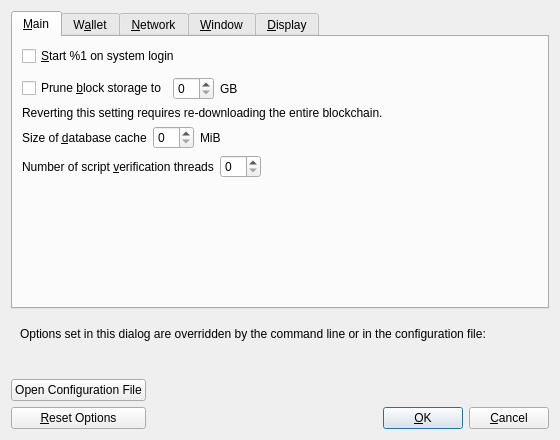
<?xml version="1.0" encoding="UTF-8"?>
<ui version="4.0">
 <class>OptionsDialog</class>
 <widget class="QDialog" name="OptionsDialog">
  <property name="geometry">
   <rect>
    <x>0</x>
    <y>0</y>
    <width>560</width>
    <height>440</height>
   </rect>
  </property>
  <property name="windowTitle">
   <string>Options</string>
  </property>
  <property name="modal">
   <bool>true</bool>
  </property>
  <layout class="QVBoxLayout" name="verticalLayout">
   <item>
    <widget class="QTabWidget" name="tabWidget">
     <property name="currentIndex">
      <number>0</number>
     </property>
     <widget class="QWidget" name="tabMain">
      <attribute name="title">
       <string>&amp;Main</string>
      </attribute>
      <layout class="QVBoxLayout" name="verticalLayout_Main">
       <item>
        <widget class="QCheckBox" name="bitcoinAtStartup">
         <property name="toolTip">
          <string>Automatically start %1 after logging in to the system.</string>
         </property>
         <property name="text">
          <string>&amp;Start %1 on system login</string>
         </property>
        </widget>
       </item>
       <item>
        <spacer name="horizontalSpacer_0_Main">
         <property name="orientation">
          <enum>Qt::Horizontal</enum>
         </property>
         <property name="sizeHint" stdset="0">
          <size>
           <width>40</width>
           <height>5</height>
          </size>
         </property>
        </spacer>
       </item>
       <item>
       <layout class="QHBoxLayout" name="horizontalLayout_Main_Prune">
        <item>
         <widget class="QCheckBox" name="prune">
          <property name="toolTip">
           <string>Disables some advanced features but all blocks will still be fully validated. Reverting this setting requires re-downloading the entire blockchain. Actual disk usage may be somewhat higher.</string>
          </property>
          <property name="text">
           <string>Prune &amp;block storage to</string>
          </property>
         </widget>
        </item>
        <item>
         <widget class="QSpinBox" name="pruneSize"/>
        </item>
         <item>
          <widget class="QLabel" name="pruneSizeUnitLabel">
           <property name="text">
            <string>GB</string>
           </property>
           <property name="textFormat">
            <enum>Qt::PlainText</enum>
           </property>
          </widget>
         </item>
         <item>
          <spacer name="horizontalSpacer_Main_Prune">
           <property name="orientation">
            <enum>Qt::Horizontal</enum>
           </property>
           <property name="sizeHint" stdset="0">
            <size>
             <width>40</width>
             <height>20</height>
            </size>
           </property>
          </spacer>
         </item>
        </layout>
       </item>
       <item>
        <widget class="QLabel" name="pruneWarning">
         <property name="text">
          <string>Reverting this setting requires re-downloading the entire blockchain.</string>
         </property>
         <property name="textFormat">
          <enum>Qt::PlainText</enum>
         </property>
        </widget>
       </item>
       <item>
        <layout class="QHBoxLayout" name="horizontalLayout_2_Main">
         <item>
          <widget class="QLabel" name="databaseCacheLabel">
           <property name="text">
            <string>Size of &amp;database cache</string>
           </property>
           <property name="textFormat">
            <enum>Qt::PlainText</enum>
           </property>
           <property name="buddy">
            <cstring>databaseCache</cstring>
           </property>
          </widget>
         </item>
         <item>
          <widget class="QSpinBox" name="databaseCache"/>
         </item>
         <item>
          <widget class="QLabel" name="databaseCacheUnitLabel">
           <property name="text">
            <string>MiB</string>
           </property>
           <property name="textFormat">
            <enum>Qt::PlainText</enum>
           </property>
          </widget>
         </item>
         <item>
          <spacer name="horizontalSpacer_2_Main">
           <property name="orientation">
            <enum>Qt::Horizontal</enum>
           </property>
           <property name="sizeHint" stdset="0">
            <size>
             <width>40</width>
             <height>20</height>
            </size>
           </property>
          </spacer>
         </item>
        </layout>
       </item>
       <item>
        <layout class="QHBoxLayout" name="horizontalLayout_Main_VerifyLabel">
         <item>
          <widget class="QLabel" name="threadsScriptVerifLabel">
           <property name="text">
            <string>Number of script &amp;verification threads</string>
           </property>
           <property name="textFormat">
            <enum>Qt::PlainText</enum>
           </property>
           <property name="buddy">
            <cstring>threadsScriptVerif</cstring>
           </property>
          </widget>
         </item>
         <item>
          <widget class="QSpinBox" name="threadsScriptVerif">
           <property name="toolTip">
            <string>(0 = auto, &lt;0 = leave that many cores free)</string>
           </property>
          </widget>
         </item>
         <item>
          <spacer name="horizontalSpacer_Main_Threads">
           <property name="orientation">
            <enum>Qt::Horizontal</enum>
           </property>
           <property name="sizeHint" stdset="0">
            <size>
             <width>40</width>
             <height>20</height>
            </size>
           </property>
          </spacer>
         </item>
        </layout>
       </item>
       <item>
        <spacer name="verticalSpacer_Main">
         <property name="orientation">
          <enum>Qt::Vertical</enum>
         </property>
         <property name="sizeHint" stdset="0">
          <size>
           <width>20</width>
           <height>40</height>
          </size>
         </property>
        </spacer>
       </item>
      </layout>
     </widget>
     <widget class="QWidget" name="tabWallet">
      <attribute name="title">
       <string>W&amp;allet</string>
      </attribute>
      <layout class="QVBoxLayout" name="verticalLayout_Wallet">
       <item>
        <widget class="QGroupBox" name="groupBox">
         <property name="title">
          <string>Expert</string>
         </property>
         <layout class="QVBoxLayout" name="verticalLayout_2">
          <item>
           <widget class="QCheckBox" name="coinControlFeatures">
            <property name="toolTip">
             <string>Whether to show coin control features or not.</string>
            </property>
            <property name="text">
             <string>Enable coin &amp;control features</string>
            </property>
           </widget>
          </item>
          <item>
           <widget class="QCheckBox" name="showAdvancedPSUI">
            <property name="toolTip">
             <string>Show additional information and buttons for PrivateSend on overview screen.</string>
            </property>
            <property name="text">
             <string>Enable advanced PrivateSend interface</string>
            </property>
           </widget>
          </item>
          <item>
           <widget class="QCheckBox" name="showPrivateSendPopups">
            <property name="toolTip">
             <string>Show system popups for PrivateSend mixing transactions&lt;br/&gt;just like for all other transaction types.</string>
            </property>
            <property name="text">
             <string>Show popups for PrivateSend transactions</string>
            </property>
           </widget>
          </item>
          <item>
           <widget class="QCheckBox" name="lowKeysWarning">
            <property name="toolTip">
             <string>Show warning dialog when PrivateSend detects that wallet has very low number of keys left.</string>
            </property>
            <property name="text">
             <string>Warn if PrivateSend is running out of keys</string>
            </property>
           </widget>
          </item>
          <item>
           <widget class="QCheckBox" name="privateSendMultiSession">
            <property name="toolTip">
             <string>Whether to use experimental PrivateSend mode with multiple mixing sessions per block.&lt;br/&gt;Note: You must use this feature carefully.&lt;br/&gt;Make sure you always have recent wallet (auto)backup in a safe place!</string>
            </property>
            <property name="text">
             <string>Enable PrivateSend &amp;multi-session</string>
            </property>
           </widget>
          </item>
          <item>
           <widget class="QCheckBox" name="spendZeroConfChange">
            <property name="toolTip">
             <string>If you disable the spending of unconfirmed change, the change from a transaction cannot be used until that transaction has at least one confirmation. This also affects how your balance is computed.</string>
            </property>
            <property name="text">
             <string>&amp;Spend unconfirmed change</string>
            </property>
           </widget>
          </item>
         </layout>
        </widget>
       </item>
       <item>
        <layout class="QHBoxLayout" name="horizontalLayout_4_Wallet">
         <item>
          <widget class="QLabel" name="label">
           <property name="toolTip">
            <string>This setting determines the amount of individual masternodes that an input will be mixed through.&lt;br/&gt;More rounds of mixing gives a higher degree of privacy, but also costs more in fees.</string>
           </property>
           <property name="text">
            <string>PrivateSend rounds to use</string>
           </property>
          </widget>
         </item>
         <item>
          <widget class="QSpinBox" name="privateSendRounds">
           <property name="minimum">
            <number>2</number>
           </property>
           <property name="maximum">
            <number>16</number>
           </property>
           <property name="value">
            <number>4</number>
           </property>
          </widget>
         </item>
        </layout>
       </item>
       <item>
        <layout class="QHBoxLayout" name="horizontalLayout">
         <item>
          <widget class="QLabel" name="label_2">
           <property name="toolTip">
            <string>This amount acts as a threshold to turn off PrivateSend once it's reached.</string>
           </property>
           <property name="statusTip">
            <string notr="true"/>
           </property>
           <property name="whatsThis">
            <string notr="true"/>
           </property>
           <property name="accessibleName">
            <string notr="true"/>
           </property>
           <property name="accessibleDescription">
            <string notr="true"/>
           </property>
           <property name="text">
            <string>Target PrivateSend balance</string>
           </property>
          </widget>
         </item>
         <item>
          <widget class="QSpinBox" name="privateSendAmount">
           <property name="minimum">
            <number>2</number>
           </property>
           <property name="maximum">
            <number>2000</number>
           </property>
           <property name="singleStep">
            <number>10</number>
           </property>
           <property name="value">
            <number>1000</number>
           </property>
          </widget>
         </item>
        </layout>
       </item>
       <item>
        <spacer name="verticalSpacer_Wallet">
         <property name="orientation">
          <enum>Qt::Vertical</enum>
         </property>
         <property name="sizeHint" stdset="0">
          <size>
           <width>20</width>
           <height>40</height>
          </size>
         </property>
        </spacer>
       </item>
      </layout>
     </widget>
     <widget class="QWidget" name="tabNetwork">
      <attribute name="title">
       <string>&amp;Network</string>
      </attribute>
      <layout class="QVBoxLayout" name="verticalLayout_Network">
       <item>
        <widget class="QCheckBox" name="mapPortUpnp">
         <property name="toolTip">
          <string>Automatically open the Bitcoin client port on the router. This only works when your router supports UPnP and it is enabled.</string>
         </property>
         <property name="text">
          <string>Map port using &amp;UPnP</string>
         </property>
        </widget>
       </item>
       <item>
        <widget class="QCheckBox" name="allowIncoming">
         <property name="toolTip">
          <string>Accept connections from outside.</string>
         </property>
         <property name="text">
          <string>Allow incomin&amp;g connections</string>
         </property>
        </widget>
       </item>
       <item>
        <widget class="QCheckBox" name="connectSocks">
         <property name="toolTip">
          <string>Connect to the Zentoshi network through a SOCKS5 proxy.</string>
         </property>
         <property name="text">
          <string>&amp;Connect through SOCKS5 proxy (default proxy):</string>
         </property>
        </widget>
       </item>
       <item>
        <layout class="QHBoxLayout" name="horizontalLayout_1_Network">
         <item>
          <widget class="QLabel" name="proxyIpLabel">
           <property name="text">
            <string>Proxy &amp;IP:</string>
           </property>
           <property name="textFormat">
            <enum>Qt::PlainText</enum>
           </property>
           <property name="buddy">
            <cstring>proxyIp</cstring>
           </property>
          </widget>
         </item>
         <item>
          <widget class="QValidatedLineEdit" name="proxyIp">
           <property name="minimumSize">
            <size>
             <width>140</width>
             <height>0</height>
            </size>
           </property>
           <property name="maximumSize">
            <size>
             <width>140</width>
             <height>16777215</height>
            </size>
           </property>
           <property name="toolTip">
            <string>IP address of the proxy (e.g. IPv4: 127.0.0.1 / IPv6: ::1)</string>
           </property>
          </widget>
         </item>
         <item>
          <widget class="QLabel" name="proxyPortLabel">
           <property name="text">
            <string>&amp;Port:</string>
           </property>
           <property name="textFormat">
            <enum>Qt::PlainText</enum>
           </property>
           <property name="buddy">
            <cstring>proxyPort</cstring>
           </property>
          </widget>
         </item>
         <item>
          <widget class="QLineEdit" name="proxyPort">
           <property name="minimumSize">
            <size>
             <width>55</width>
             <height>0</height>
            </size>
           </property>
           <property name="maximumSize">
            <size>
             <width>55</width>
             <height>16777215</height>
            </size>
           </property>
           <property name="toolTip">
            <string>Port of the proxy (e.g. 9050)</string>
           </property>
          </widget>
         </item>
         <item>
          <spacer name="horizontalSpacer_1_Network">
           <property name="orientation">
            <enum>Qt::Horizontal</enum>
           </property>
           <property name="sizeHint" stdset="0">
            <size>
             <width>40</width>
             <height>20</height>
            </size>
           </property>
          </spacer>
         </item>
        </layout>
       </item>
       <item>
        <layout class="QHBoxLayout" name="horizontalLayout_2_Network">
         <item>
          <widget class="QLabel" name="proxyActiveNets">
           <property name="text">
            <string>Used for reaching peers via:</string>
           </property>
           <property name="textFormat">
            <enum>Qt::PlainText</enum>
           </property>
          </widget>
         </item>
         <item>
          <widget class="QCheckBox" name="proxyReachIPv4">
           <property name="enabled">
            <bool>false</bool>
           </property>
           <property name="toolTip">
            <string>Shows if the supplied default SOCKS5 proxy is used to reach peers via this network type.</string>
           </property>
           <property name="text">
            <string/>
           </property>
          </widget>
         </item>
         <item>
          <widget class="QLabel" name="proxyReachIPv4Label">
           <property name="text">
            <string>IPv4</string>
           </property>
           <property name="textFormat">
            <enum>Qt::PlainText</enum>
           </property>
          </widget>
         </item>
         <item>
          <widget class="QCheckBox" name="proxyReachIPv6">
           <property name="enabled">
            <bool>false</bool>
           </property>
           <property name="toolTip">
            <string>Shows if the supplied default SOCKS5 proxy is used to reach peers via this network type.</string>
           </property>
           <property name="text">
            <string/>
           </property>
          </widget>
         </item>
         <item>
          <widget class="QLabel" name="proxyReachIPv6Label">
           <property name="text">
            <string>IPv6</string>
           </property>
           <property name="textFormat">
            <enum>Qt::PlainText</enum>
           </property>
          </widget>
         </item>
         <item>
          <widget class="QCheckBox" name="proxyReachTor">
           <property name="enabled">
            <bool>false</bool>
           </property>
           <property name="toolTip">
            <string>Shows if the supplied default SOCKS5 proxy is used to reach peers via this network type.</string>
           </property>
           <property name="text">
            <string/>
           </property>
          </widget>
         </item>
         <item>
          <widget class="QLabel" name="proxyReachTorLabel">
           <property name="text">
            <string>Tor</string>
           </property>
           <property name="textFormat">
            <enum>Qt::PlainText</enum>
           </property>
          </widget>
         </item>
         <item>
          <spacer name="horizontalSpacer_2_Network">
           <property name="orientation">
            <enum>Qt::Horizontal</enum>
           </property>
           <property name="sizeHint" stdset="0">
            <size>
             <width>40</width>
             <height>20</height>
            </size>
           </property>
          </spacer>
         </item>
        </layout>
       </item>
       <item>
        <widget class="QCheckBox" name="connectSocksTor">
         <property name="toolTip">
          <string>Connect to the Zentoshi network through a separate SOCKS5 proxy for Tor hidden services.</string>
         </property>
         <property name="text">
          <string>Use separate SOCKS&amp;5 proxy to reach peers via Tor hidden services:</string>
         </property>
        </widget>
       </item>
       <item>
        <layout class="QHBoxLayout" name="horizontalLayout_3_Network">
         <item>
          <widget class="QLabel" name="proxyIpTorLabel">
           <property name="text">
            <string>Proxy &amp;IP:</string>
           </property>
           <property name="textFormat">
            <enum>Qt::PlainText</enum>
           </property>
           <property name="buddy">
            <cstring>proxyIpTor</cstring>
           </property>
          </widget>
         </item>
         <item>
          <widget class="QValidatedLineEdit" name="proxyIpTor">
           <property name="minimumSize">
            <size>
             <width>140</width>
             <height>0</height>
            </size>
           </property>
           <property name="maximumSize">
            <size>
             <width>140</width>
             <height>16777215</height>
            </size>
           </property>
           <property name="toolTip">
            <string>IP address of the proxy (e.g. IPv4: 127.0.0.1 / IPv6: ::1)</string>
           </property>
          </widget>
         </item>
         <item>
          <widget class="QLabel" name="proxyPortTorLabel">
           <property name="text">
            <string>&amp;Port:</string>
           </property>
           <property name="textFormat">
            <enum>Qt::PlainText</enum>
           </property>
           <property name="buddy">
            <cstring>proxyPortTor</cstring>
           </property>
          </widget>
         </item>
         <item>
          <widget class="QLineEdit" name="proxyPortTor">
           <property name="minimumSize">
            <size>
             <width>55</width>
             <height>0</height>
            </size>
           </property>
           <property name="maximumSize">
            <size>
             <width>55</width>
             <height>16777215</height>
            </size>
           </property>
           <property name="toolTip">
            <string>Port of the proxy (e.g. 9050)</string>
           </property>
          </widget>
         </item>
         <item>
          <spacer name="horizontalSpacer_4_Network">
           <property name="orientation">
            <enum>Qt::Horizontal</enum>
           </property>
           <property name="sizeHint" stdset="0">
            <size>
             <width>40</width>
             <height>20</height>
            </size>
           </property>
          </spacer>
         </item>
        </layout>
       </item>
       <item>
        <spacer name="verticalSpacer_Network">
         <property name="orientation">
          <enum>Qt::Vertical</enum>
         </property>
         <property name="sizeHint" stdset="0">
          <size>
           <width>20</width>
           <height>40</height>
          </size>
         </property>
        </spacer>
       </item>
      </layout>
     </widget>
     <widget class="QWidget" name="tabWindow">
      <attribute name="title">
       <string>&amp;Window</string>
      </attribute>
      <layout class="QVBoxLayout" name="verticalLayout_Window">
       <item>
        <widget class="QCheckBox" name="hideTrayIcon">
         <property name="toolTip">
          <string>Hide the icon from the system tray.</string>
         </property>
         <property name="text">
          <string>&amp;Hide tray icon</string>
         </property>
        </widget>
       </item>
       <item>
        <widget class="QCheckBox" name="minimizeToTray">
         <property name="toolTip">
          <string>Show only a tray icon after minimizing the window.</string>
         </property>
         <property name="text">
          <string>&amp;Minimize to the tray instead of the taskbar</string>
         </property>
        </widget>
       </item>
       <item>
        <widget class="QCheckBox" name="minimizeOnClose">
         <property name="toolTip">
          <string>Minimize instead of exit the application when the window is closed. When this option is enabled, the application will be closed only after selecting Exit in the menu.</string>
         </property>
         <property name="text">
          <string>M&amp;inimize on close</string>
         </property>
        </widget>
       </item>
       <item>
        <spacer name="verticalSpacer_Window">
         <property name="orientation">
          <enum>Qt::Vertical</enum>
         </property>
         <property name="sizeHint" stdset="0">
          <size>
           <width>20</width>
           <height>40</height>
          </size>
         </property>
        </spacer>
       </item>
      </layout>
     </widget>
     <widget class="QWidget" name="tabDisplay">
      <attribute name="title">
       <string>&amp;Display</string>
      </attribute>
      <layout class="QVBoxLayout" name="verticalLayout_Display">
       <item>
        <layout class="QHBoxLayout" name="horizontalLayout_1_Display">
         <item>
          <widget class="QLabel" name="langLabel">
           <property name="text">
            <string>User Interface &amp;language:</string>
           </property>
           <property name="textFormat">
            <enum>Qt::PlainText</enum>
           </property>
           <property name="buddy">
            <cstring>lang</cstring>
           </property>
          </widget>
         </item>
         <item>
          <widget class="QValueComboBox" name="lang">
           <property name="toolTip">
            <string>The user interface language can be set here. This setting will take effect after restarting %1.</string>
           </property>
          </widget>
         </item>
        </layout>
       </item>
       <item>
        <layout class="QHBoxLayout" name="horizontalLayout_2_Display">
         <item>
          <widget class="QLabel" name="unitLabel">
           <property name="text">
            <string>&amp;Unit to show amounts in:</string>
           </property>
           <property name="textFormat">
            <enum>Qt::PlainText</enum>
           </property>
           <property name="buddy">
            <cstring>unit</cstring>
           </property>
          </widget>
         </item>
         <item>
          <widget class="QValueComboBox" name="unit">
           <property name="toolTip">
            <string>Choose the default subdivision unit to show in the interface and when sending coins.</string>
           </property>
          </widget>
         </item>
        </layout>
       </item>
       <item>
        <layout class="QHBoxLayout" name="horizontalLayout_3_Display">
         <item>
          <widget class="QLabel" name="thirdPartyTxUrlsLabel">
           <property name="toolTip">
            <string>Third party URLs (e.g. a block explorer) that appear in the transactions tab as context menu items. %s in the URL is replaced by transaction hash. Multiple URLs are separated by vertical bar |.</string>
           </property>
           <property name="text">
            <string>&amp;Third party transaction URLs</string>
           </property>
           <property name="buddy">
            <cstring>thirdPartyTxUrls</cstring>
           </property>
          </widget>
         </item>
         <item>
          <widget class="QLineEdit" name="thirdPartyTxUrls">
           <property name="toolTip">
            <string>Third party URLs (e.g. a block explorer) that appear in the transactions tab as context menu items. %s in the URL is replaced by transaction hash. Multiple URLs are separated by vertical bar |.</string>
           </property>
          </widget>
         </item>
        </layout>
       </item>
       <item>
        <spacer name="verticalSpacer_Display">
         <property name="orientation">
          <enum>Qt::Vertical</enum>
         </property>
         <property name="sizeHint" stdset="0">
          <size>
           <width>20</width>
           <height>40</height>
          </size>
         </property>
        </spacer>
       </item>
      </layout>
     </widget>
    </widget>
   </item>
   <item>
    <widget class="QFrame" name="frame">
     <layout class="QVBoxLayout" name="verticalLayout_Bottom">
      <item>
       <layout class="QHBoxLayout" name="horizontalLayout_Bottom">
        <item>
         <widget class="QLabel" name="overriddenByCommandLineInfoLabel">
          <property name="text">
           <string>Options set in this dialog are overridden by the command line or in the configuration file:</string>
          </property>
          <property name="textFormat">
           <enum>Qt::PlainText</enum>
          </property>
         </widget>
        </item>
        <item>
         <spacer name="horizontalSpacer_Bottom">
          <property name="orientation">
           <enum>Qt::Horizontal</enum>
          </property>
          <property name="sizeHint" stdset="0">
           <size>
            <width>40</width>
            <height>20</height>
           </size>
          </property>
         </spacer>
        </item>
       </layout>
      </item>
      <item>
       <widget class="QLabel" name="overriddenByCommandLineLabel">
        <property name="text">
         <string/>
        </property>
        <property name="textFormat">
         <enum>Qt::PlainText</enum>
        </property>
        <property name="wordWrap">
         <bool>true</bool>
        </property>
       </widget>
      </item>
     </layout>
    </widget>
   </item>
   <item>
    <layout class="QHBoxLayout" name="horizontalLayout_Buttons">
     <item>
      <layout class="QVBoxLayout" name="verticalLayout_Buttons">
       <item>
        <widget class="QPushButton" name="openBitcoinConfButton">
         <property name="toolTip">
          <string>Open the %1 configuration file from the working directory.</string>
         </property>
         <property name="text">
          <string>Open Configuration File</string>
         </property>
         <property name="autoDefault">
          <bool>false</bool>
         </property>
        </widget>
       </item>
       <item>
        <widget class="QPushButton" name="resetButton">
         <property name="toolTip">
          <string>Reset all client options to default.</string>
         </property>
         <property name="text">
          <string>&amp;Reset Options</string>
         </property>
         <property name="autoDefault">
          <bool>false</bool>
         </property>
        </widget>
       </item>
      </layout>
     </item>
     <item>
      <spacer name="horizontalSpacer_1">
       <property name="orientation">
        <enum>Qt::Horizontal</enum>
       </property>
       <property name="sizeHint" stdset="0">
        <size>
         <width>40</width>
         <height>48</height>
        </size>
       </property>
      </spacer>
     </item>
     <item>
      <widget class="QLabel" name="statusLabel">
       <property name="minimumSize">
        <size>
         <width>200</width>
         <height>0</height>
        </size>
       </property>
       <property name="font">
        <font>
         <weight>75</weight>
         <bold>true</bold>
        </font>
       </property>
       <property name="text">
        <string/>
       </property>
       <property name="textFormat">
        <enum>Qt::PlainText</enum>
       </property>
       <property name="wordWrap">
        <bool>true</bool>
       </property>
      </widget>
     </item>
     <item>
      <spacer name="horizontalSpacer_2">
       <property name="orientation">
        <enum>Qt::Horizontal</enum>
       </property>
       <property name="sizeHint" stdset="0">
        <size>
         <width>40</width>
         <height>48</height>
        </size>
       </property>
      </spacer>
     </item>
     <item>
      <layout class="QVBoxLayout" name="verticalLayout_4">
       <item>
        <spacer name="verticalSpacer">
         <property name="orientation">
          <enum>Qt::Vertical</enum>
         </property>
         <property name="sizeHint" stdset="0">
          <size>
           <width>20</width>
           <height>40</height>
          </size>
         </property>
        </spacer>
       </item>
       <item>
        <layout class="QHBoxLayout" name="horizontalLayout">
         <item>
          <widget class="QPushButton" name="okButton">
           <property name="text">
            <string>&amp;OK</string>
           </property>
           <property name="autoDefault">
            <bool>false</bool>
           </property>
           <property name="default">
            <bool>true</bool>
           </property>
          </widget>
         </item>
         <item>
          <widget class="QPushButton" name="cancelButton">
           <property name="text">
            <string>&amp;Cancel</string>
           </property>
           <property name="autoDefault">
            <bool>false</bool>
           </property>
          </widget>
         </item>
        </layout>
       </item>
      </layout>
     </item>
    </layout>
   </item>
  </layout>
 </widget>
 <customwidgets>
  <customwidget>
   <class>QValidatedLineEdit</class>
   <extends>QLineEdit</extends>
   <header>qt/qvalidatedlineedit.h</header>
  </customwidget>
  <customwidget>
   <class>QValueComboBox</class>
   <extends>QComboBox</extends>
   <header>qt/qvaluecombobox.h</header>
  </customwidget>
 </customwidgets>
 <resources/>
 <connections/>
</ui>
